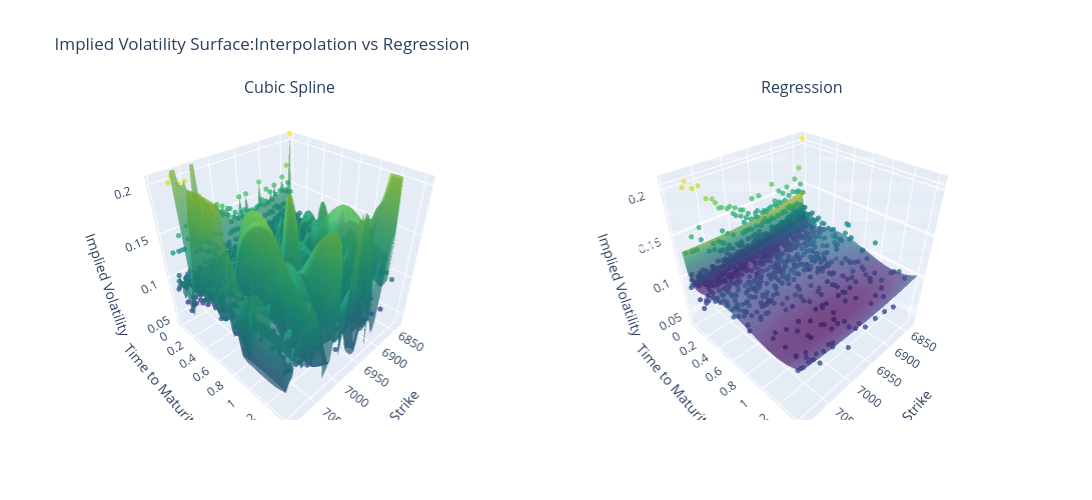

Notebook cell for this chart:
### Code cell
intrep,reg = get_interp(calls_out)
plot_two_interp(intrep,reg,calls_out)

### Figure 1 — Plotly figure (JSON) as saved in the notebook; plotly's stock layout.template omitted (floating-point values rounded to 4 significant figures; data arrays with more than 128 entries replaced by an {"elided": "..."} marker saying what was removed)
{"data": [{"marker": {"color": {"elided": "1210 float values"}, "colorscale": [[0, "#440154"], [0.1111, "#482878"], [0.2222, "#3e4989"], [0.3333, "#31688e"], [0.4444, "#26828e"], [0.5556, "#1f9e89"], [0.6667, "#35b779"], [0.7778, "#6ece58"], [0.8889, "#b5de2b"], [1, "#fde725"]], "opacity": 0.8, "size": 3}, "mode": "markers", "scene": "scene", "showlegend": false, "type": "scatter3d", "x": {"elided": "1210 float values"}, "y": {"elided": "1210 float values"}, "z": {"elided": "1210 float values"}}, {"colorscale": [[0, "#440154"], [0.1111, "#482878"], [0.2222, "#3e4989"], [0.3333, "#31688e"], [0.4444, "#26828e"], [0.5556, "#1f9e89"], [0.6667, "#35b779"], [0.7778, "#6ece58"], [0.8889, "#b5de2b"], [1, "#fde725"]], "opacity": 0.7, "scene": "scene", "showlegend": false, "showscale": false, "type": "surface", "x": {"elided": "60x60 float values"}, "y": {"elided": "60x60 float values"}, "z": {"elided": "60x60 float values"}}, {"marker": {"color": {"elided": "1210 float values"}, "colorscale": [[0, "#440154"], [0.1111, "#482878"], [0.2222, "#3e4989"], [0.3333, "#31688e"], [0.4444, "#26828e"], [0.5556, "#1f9e89"], [0.6667, "#35b779"], [0.7778, "#6ece58"], [0.8889, "#b5de2b"], [1, "#fde725"]], "opacity": 0.8, "size": 3}, "mode": "markers", "scene": "scene2", "showlegend": false, "type": "scatter3d", "x": {"elided": "1210 float values"}, "y": {"elided": "1210 float values"}, "z": {"elided": "1210 float values"}}, {"colorscale": [[0, "#440154"], [0.1111, "#482878"], [0.2222, "#3e4989"], [0.3333, "#31688e"], [0.4444, "#26828e"], [0.5556, "#1f9e89"], [0.6667, "#35b779"], [0.7778, "#6ece58"], [0.8889, "#b5de2b"], [1, "#fde725"]], "opacity": 0.7, "scene": "scene2", "showlegend": false, "showscale": false, "type": "surface", "x": {"elided": "60x60 float values"}, "y": {"elided": "60x60 float values"}, "z": {"elided": "60x60 float values"}}], "layout": {"annotations": [{"font": {"size": 16}, "showarrow": false, "text": "Cubic Spline", "x": 0.225, "xanchor": "center", "xref": "paper", "y": 1, "yanchor": "bottom", "yref": "paper"}, {"font": {"size": 16}, "showarrow": false, "text": "Regression", "x": 0.775, "xanchor": "center", "xref": "paper", "y": 1, "yanchor": "bottom", "yref": "paper"}], "height": 500, "scene": {"domain": {"x": [0, 0.45], "y": [0, 1]}, "xaxis": {"title": {"text": "Strike"}}, "yaxis": {"title": {"text": "Time to Maturity (years)"}}, "zaxis": {"range": [0.03563, 0.2082], "title": {"text": "Implied Volatility"}}}, "scene2": {"domain": {"x": [0.55, 1], "y": [0, 1]}, "xaxis": {"title": {"text": "Strike"}}, "yaxis": {"title": {"text": "Time to Maturity (years)"}}, "zaxis": {"title": {"text": "Implied Volatility"}}}, "title": {"text": "Implied Volatility Surface:Interpolation vs Regression"}, "width": 1200}}
